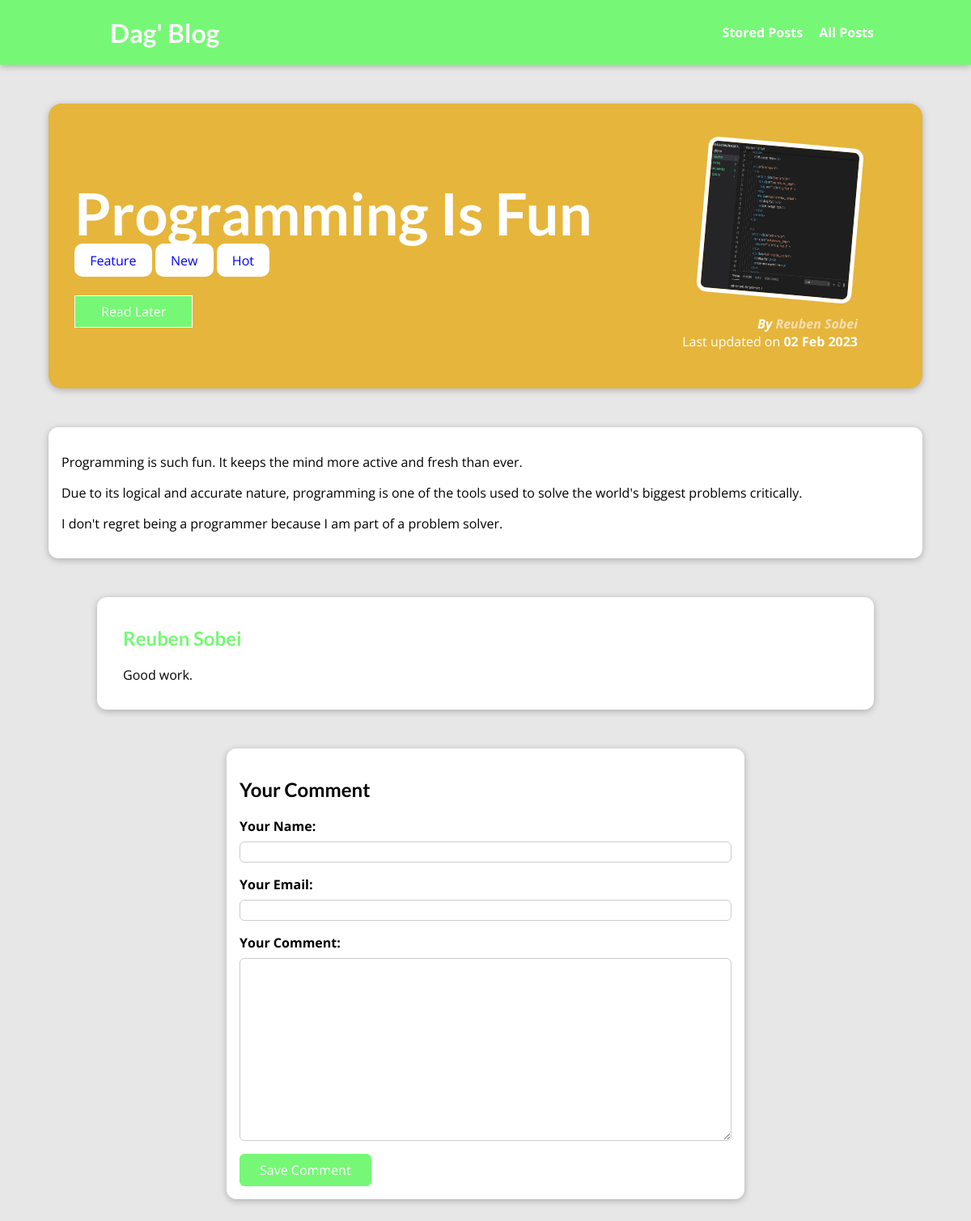
Page /posts/programming-is-fun on the committed database.
### blog/models.py (models this page shows, shortened)
class Post(models.Model):
    title = models.CharField(max_length=100)
    excerpt = models.CharField(max_length=200)
    image = models.ImageField(upload_to="posts", null=True)
    date = models.DateField(auto_now=True)
    slug = models.SlugField(unique=True, db_index=True)
    content = models.TextField(validators=[MinLengthValidator(10)])
    author = models.ForeignKey(
        Author, on_delete=models.SET_NULL, null=True, related_name="posts")
    tags = models.ManyToManyField(Tag)

class Tag(models.Model):
    caption = models.CharField(max_length=25)

class Author(models.Model):
    first_name = models.CharField(max_length=60)
    last_name = models.CharField(max_length=60)
    email_address = models.EmailField()
    def full_name(self):
        return f"{self.first_name} {self.last_name}"
    def __str__(self):
        return self.full_name()

class comment(models.Model):
    user_name = models.CharField(max_length=150)
    user_email = models.EmailField()
    text = models.TextField(max_length=450)
    post = models.ForeignKey(
        Post, on_delete=models.CASCADE, related_name="comments")

### blog/views.py (the view, shortened to what this page needs)
# urls.py: path("posts/<slug:slug>", views.singlepostview.as_view(), name="post-detail-page"),
class singlepostview(View):
    def is_stored_post(self, request, post_id):
        stored_posts = request.session.get("stored_posts")
        if stored_posts is not None:
            is_saved_for_later = post_id in stored_posts
        else:
            is_saved_for_later = False
        return is_saved_for_later
    def get(self, request, slug):
      post = Post.objects.get(slug=slug)
      context = {
          "post": post,
          "post_tags": post.tags.all(),
          "comment_form": commentform(),
          "comments": post.comments.all().order_by("-id"),
          "saved_for_later": self.is_stored_post(request, post.id)
      }
      return render(request, "blog/post-detail.html", context)

### blog/forms.py
class commentform(forms.ModelForm):
    class Meta:
        model = comment
        exclude = ["post"]
        labels = {
            "user_name": "Your Name",
            "user_email": "Your Email",
            "text": "Your Comment"
        }

### blog/templates/blog/post-detail.html (shortened to what this page needs)
{% extends "base.html" %}
{% load static %}
{% block css_files %}
    <link rel="stylesheet" href="{% static "blog/post-detail.css" %}" />
{% endblock %}
{% block content %}
    <section id="summary">
        <h2>{{post.title}}</h2>
        <div>
            {% for tag in post_tags %}
                <span class="tag">{{ tag.caption }}</span>
            {% endfor %}
        </div>
        <div id="read-later">
            <form action="{% url "read-later" %}" method="POST">
                <button>
                    {% if saved_for_later %}
                        Remove from "Read Later" List
                    {% else %}
                        Read Later
                    {% endif %}
                </button>
            </form>
        </div>
        <article>
            <img src="{{ post.image.url }}" alt="{{post.title}}" />
            <address>By <a href="mailto:{{ post.author.email_address }}">{{post.author}}</a></address>
            <div>Last updated on <time>{{post.date|date:"d M Y"}}</time></div>
        </article>
    </section>
    <main>
        {{post.content|linebreaks }}
    </main>
    <section id="comments">
        <ul>
            {% for comment in comments %}
                <li>
                    <h2>{{ comment.user_name }}</h2>
                    <p>{{ comment.text|linebreaks }}</p>
                </li>
            {% endfor %}
        </ul>
    </section>
    <section id="comment-form">
        <h2>Your Comment</h2>
        <form action="{% url "post-detail-page" post.slug %}" method="POST">
            {% for form_field in comment_form %}
                <div class="form-control {% if form_field.errors %}invalid{% endif %}">
                    {{ form_field.label_tag }}
                    {{ form_field }}
                </div>
            {% endfor %}
            <button>Save Comment</button>
        </form>
    </section>
{% endblock %}

### templates/base.html (shortened to what this page needs)
{% load static %}
<!DOCTYPE html>
<html lang="en">
<head>
    <link rel="stylesheet" href="{% static "app.css" %}">
    {% block css_files %}{% endblock %}
</head>
<body>
    <header id="main-navigation">
        <h1><a href="{% url "starting-page" %}">Dag' Blog</a></h1>
        <nav>
            <a href="{% url "read-later" %}">Stored Posts</a>
            <a href="{% url "posts-page" %}">All Posts</a>
        </nav>
    </header>
    {% block content %}
    {% endblock %}
</body>
</html>

### static/app.css (style rules this page uses)
* { box-sizing: border-box; }
html { font-family: "Open Sans", "Lato", sans-serif; }
body { margin: 0; }
h1, h2, h3 { font-family: "Lato", sans-serif; font-weight: bold; }
#main-navigation { width: 100%; height: 5rem; display: flex; justify-content: space-between; align-items: center; padding: 0 10%; position: absolute; top: 0; left: 0; }
#main-navigation a { text-decoration: none; color: white; font-weight: bold; margin-left: 1rem; }

### blog/static/blog/post-detail.css (style rules this page uses)
body { background-color: #e7e7e7; }
#main-navigation { background-color: #76f876; box-shadow: 0 2px 8px rgba(0, 0, 0, 0.25); }
#summary { margin: 8rem auto 3rem auto; padding: 2rem; width: 90%; max-width: 90rem; border-radius: 16px; background-color: #e6b53b; position: relative; box-shadow: 0 2px 8px rgba(0, 0, 0, 0.25); height: 22rem; }
#summary h2 { color: white; font-size: 4.5rem; margin-bottom: 0.3rem; }
#summary article { position: absolute; top: 2rem; right: 3rem; padding: 1rem 2rem; border-radius: 12px; text-align: right; color: white; }
#summary article img { width: 12rem; height: 12rem; border-radius: 12px; transform: rotateZ(5deg); border: 5px solid white; margin-bottom: 1rem; }
#summary address { font-weight: bold; }
#summary time { font-weight: bold; }
#read-later { margin: 2rem 0; }
#read-later button { background-color: #76f876; border: 1px solid white; padding: 0.5rem 2rem; font: inherit; color: white; cursor: pointer; }
#summary a { color: wheat; text-decoration: none; }
main { width: 90%; max-width: 90rem; margin: 3rem auto; background-color: white; padding: 1rem; border-radius: 12px; box-shadow: 0 2px 8px rgba(0, 0, 0, 0.25); }
.tag { background-color: white; color: blue; padding: 0.6rem 1.2rem; border-radius: 10px; }
#comment-form { margin: 3rem auto; width: 90%; max-width: 40rem; border-radius: 12px; background-color: white; box-shadow: 0 2px 8px rgba(0, 0, 0, 0.25); padding: 1rem; }
#comment-form button { font: inherit; background-color: #76f876; color: white; border: 1px solid #76f876; padding: 0.5rem 1.5rem; border-radius: 6px; cursor: pointer; }
.form-control { margin-bottom: 1rem; }
.form-control label { font-weight: bold; margin-bottom: 0.5rem; display: block; }
.form-control input, .form-control textarea { display: block; width: 100%; font: inherit; padding: 0.25; border-radius: 6px; border: 1px solid #ccc; }
#comments { margin: 3rem auto; width: 90%; max-width: 60rem; border-radius: 12px; background-color: white; box-shadow: 0 2px 8px rgba(0, 0, 0, 0.25); padding: 1rem 2rem; }
#comments ul { list-style: none; margin: 0; padding: 0; }
#comments li { margin-bottom: 1rem; border-bottom: 2px solid #ccc; }
#comments li:last-of-type { border-bottom: none; }
#comments h2 { color: #76f876; }

### rows in the picture
Post: title "Programming Is Fun", image (picture), author "Reuben Sobei", date "02 Feb 2023", content "Programming is such fun. It keeps the mind more active and fresh than ever. Due to its logical and accurate nature, programming is one of the tools used to solve the world's biggest problems critically. I don't regret being a programmer because I am part of a problem solver."
Tag: caption "Feature"
Tag: caption "New"
Tag: caption "Hot"
comment: user_name "Reuben Sobei", text "Good work."
